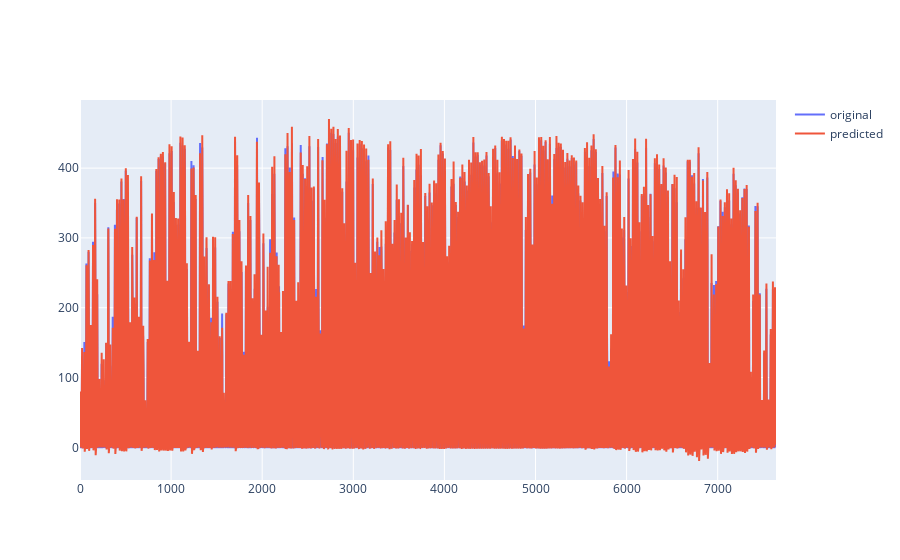

Notebook cell for this chart:
### Code cell
fig = go.Figure(go.Line(y = y_test_inv, name="original"))
fig.add_trace(go.Line(y = pred, name="predicted"))
fig

### Figure 1 — Plotly figure (JSON) as saved in the notebook; plotly's stock layout.template omitted (floating-point values rounded to 4 significant figures; data arrays with more than 128 entries replaced by an {"elided": "..."} marker saying what was removed)
{"data": [{"name": "original", "type": "scatter", "y": {"elided": "7641 float values"}}, {"name": "predicted", "type": "scatter", "y": {"elided": "7641 float values"}}], "layout": {}}
